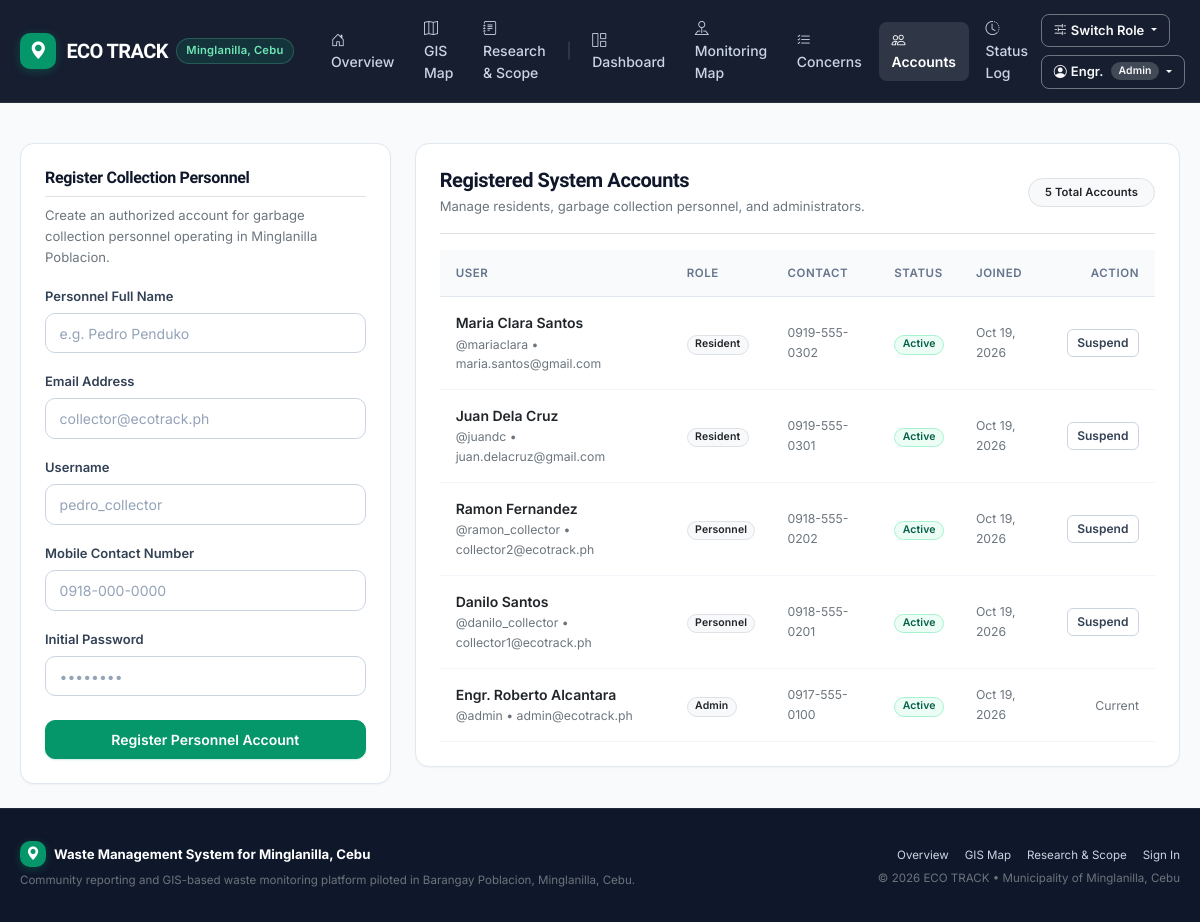
/admin/users (signed in), run on an earlier commit of the app's database.
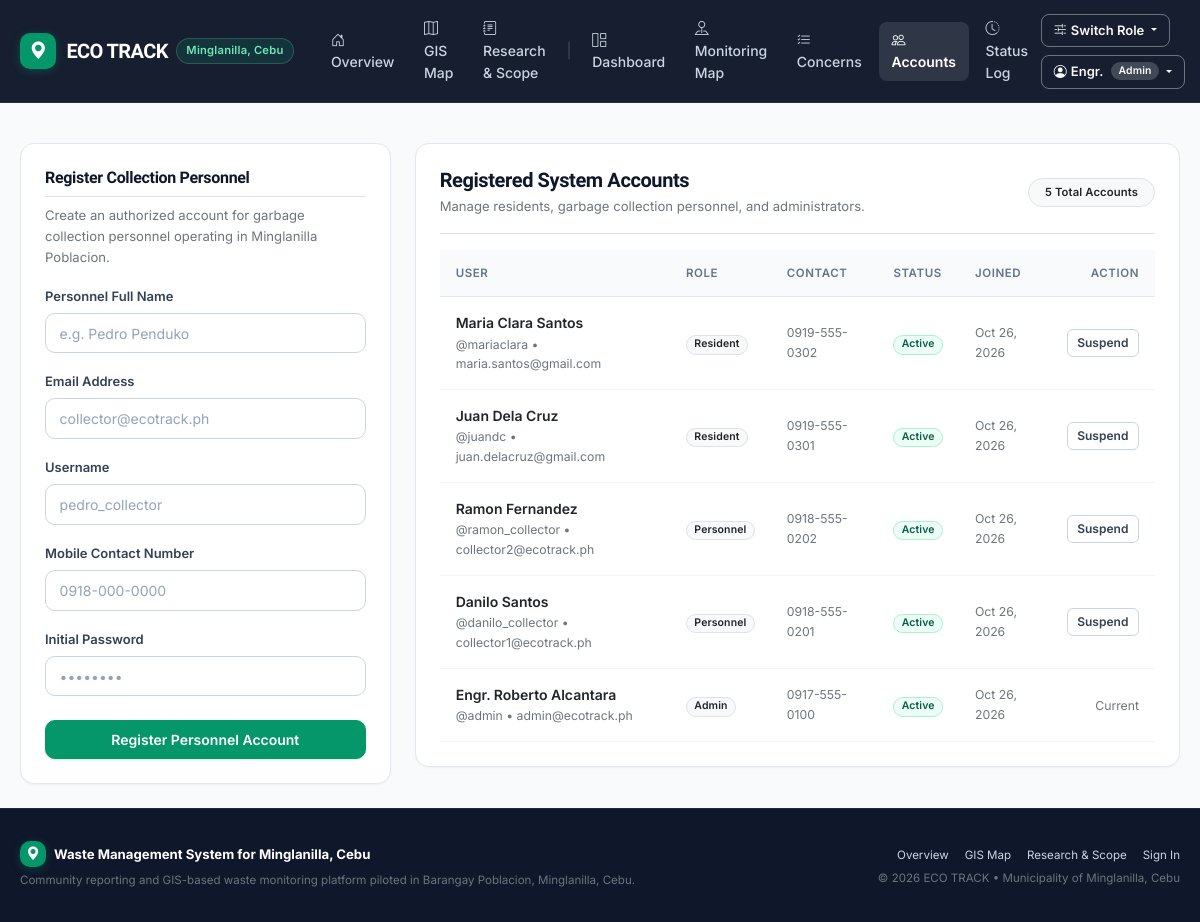
And on a later commit of the database.
### app/models.py (models this page shows, shortened)
class User(UserMixin, db.Model):
    __tablename__ = 'users'
    id = db.Column(db.Integer, primary_key=True)
    full_name = db.Column(db.String(120), nullable=False)
    email = db.Column(db.String(120), unique=True, nullable=False, index=True)
    username = db.Column(db.String(64), unique=True, nullable=False, index=True)
    password_hash = db.Column(db.String(256), nullable=False)
    role = db.Column(db.String(20), nullable=False, default='resident')  # resident, personnel, admin
    phone_number = db.Column(db.String(20), nullable=True)
    account_status = db.Column(db.String(20), nullable=False, default='active')  # active, suspended
    created_at = db.Column(db.DateTime, default=datetime.utcnow)
    reports = db.relationship(
        'WasteReport',
        back_populates='resident',
        cascade='all, delete-orphan',
        foreign_keys='WasteReport.resident_id'
    )
    resolved_reports = db.relationship(
        'WasteReport',
        back_populates='resolved_by',
        foreign_keys='WasteReport.resolved_by_user_id'
    )
    status_updates = db.relationship(
        'ReportStatusHistory',
        back_populates='updated_by',
        foreign_keys='ReportStatusHistory.updated_by_user_id'
    )
    notifications = db.relationship(
        'Notification',
        back_populates='recipient',
        cascade='all, delete-orphan',
        foreign_keys='Notification.recipient_user_id'
    )
    @property
    def is_admin(self):
        return self.role == 'admin'
    @property
    def is_resident(self):
        return self.role == 'resident'

### app/routes/admin.py (the view, shortened to what this page needs)
@admin_bp.route('/users', methods=['GET', 'POST'])
@login_required
@admin_required
def users():
    form = CreatePersonnelForm()
    all_users = User.query.order_by(User.created_at.desc()).all()
    return render_template('admin/users.html', users=all_users, form=form)

### app/templates/admin/users.html (shortened to what this page needs)
{% extends "shared/base.html" %}
{% block content %}
<div class="row g-4">
    <div class="col-lg-4">
        <div class="eco-card p-4">
            <h2 class="h6 fw-bold mb-2 pb-2 border-bottom">
                Register Collection Personnel
            </h2>
            <p class="text-secondary small mb-3">
                Create an authorized account for garbage collection personnel operating in Minglanilla Poblacion.
            </p>
            <form method="POST" action="{{ url_for('admin.users') }}" novalidate>
                <div class="mb-3">
                    <label class="form-label" for="full_name">{{ form.full_name.label.text }}</label>
                    {{ form.full_name(class="form-control" + (" is-invalid" if form.full_name.errors else ""), placeholder="e.g. Pedro Penduko", id="full_name") }}
                </div>
                <div class="mb-3">
                    <label class="form-label" for="email">{{ form.email.label.text }}</label>
                    {{ form.email(class="form-control" + (" is-invalid" if form.email.errors else ""), placeholder="collector@ecotrack.ph", id="email") }}
                </div>
                <div class="mb-3">
                    <label class="form-label" for="username">{{ form.username.label.text }}</label>
                    {{ form.username(class="form-control" + (" is-invalid" if form.username.errors else ""), placeholder="pedro_collector", id="username") }}
                </div>
                <div class="mb-3">
                    <label class="form-label" for="phone_number">{{ form.phone_number.label.text }}</label>
                    {{ form.phone_number(class="form-control" + (" is-invalid" if form.phone_number.errors else ""), placeholder="0918-000-0000", id="phone_number") }}
                </div>
                <div class="mb-4">
                    <label class="form-label" for="password">{{ form.password.label.text }}</label>
                    {{ form.password(class="form-control" + (" is-invalid" if form.password.errors else ""), placeholder="••••••••", id="password") }}
                </div>
                <button type="submit" class="btn btn-brand w-100">
                    Register Personnel Account
                </button>
            </form>
        </div>
    </div>
    <div class="col-lg-8">
        <div class="eco-card p-4">
            <div class="d-flex justify-content-between align-items-center mb-3 pb-3 border-bottom">
                <div>
                    <h1 class="h5 fw-bold mb-1">Registered System Accounts</h1>
                    <div class="text-secondary small">Manage residents, garbage collection personnel, and administrators.</div>
                </div>
                <span class="badge bg-light text-dark border px-3 py-2">{{ users|length }} Total Accounts</span>
            </div>
            <div class="table-responsive">
                <table class="table table-hover align-middle">
                    <thead>
                        <tr>
                            <th>User</th>
                            <th>Role</th>
                            <th>Contact</th>
                            <th>Status</th>
                            <th>Joined</th>
                            <th class="text-end">Action</th>
                        </tr>
                    </thead>
                    <tbody>
                        {% for u in users %}
                        <tr>
                            <td>
                                <div class="fw-semibold text-dark">{{ u.full_name }}</div>
                                <div class="small text-secondary">@{{ u.username }} &bull; {{ u.email }}</div>
                            </td>
                            <td>
                                <span class="badge bg-light text-dark border">
                                    {{ u.role|capitalize }}
                                </span>
                            </td>
                            <td class="small text-secondary">{{ u.phone_number or 'N/A' }}</td>
                            <td>
                                {% if u.account_status == 'active' %}
                                    <span class="badge badge-status-completed">Active</span>
                                {% else %}
                                    <span class="badge badge-status-rejected">Suspended</span>
                                {% endif %}
                            </td>
                            <td class="small text-secondary">{{ u.created_at|format_date }}</td>
                            <td class="text-end">
                                {% if u.id != current_user.id %}
                                    <form method="POST" action="{{ url_for('admin.toggle_user_status', user_id=u.id) }}" class="d-inline">
                                        {% if u.account_status == 'active' %}
                                            <button type="submit" class="btn btn-xs btn-outline-secondary" onclick="return confirm('Suspend this user account?');">
                                                Suspend
                                            </button>
                                        {% else %}
                                            <button type="submit" class="btn btn-xs btn-brand">
                                                Activate
                                            </button>
                                        {% endif %}
                                    </form>
                                {% else %}
                                    <span class="text-secondary small">Current</span>
                                {% endif %}
                            </td>
                        </tr>
                        {% endfor %}
                    </tbody>
                </table>
            </div>
        </div>
    </div>
</div>
{% endblock %}

### app/templates/shared/base.html (shortened to what this page needs)
<!DOCTYPE html>
<html lang="en">
<head>
    <link rel="stylesheet" href="https://cdn.jsdelivr.net/npm/bootstrap@5.3.3/dist/css/bootstrap.min.css">
    <link rel="stylesheet" href="https://cdn.jsdelivr.net/npm/bootstrap-icons@1.11.3/font/bootstrap-icons.min.css">
    <link rel="stylesheet" href="https://unpkg.com/leaflet@1.9.4/dist/leaflet.css"/>
    <link rel="stylesheet" href="{{ url_for('static', filename='css/style.css') }}">
</head>
<body>
    <nav class="navbar navbar-expand-lg navbar-dark navbar-eco sticky-top">
        <div class="container-fluid app-container">
            <a class="navbar-brand navbar-brand-eco me-4" href="{{ url_for('main.index') }}">
                <div class="brand-icon">
                    <i class="bi bi-geo-alt-fill"></i>
                </div>
                <div class="d-flex align-items-center gap-2">
                    <span class="text-white fw-bold fs-5">ECO TRACK</span>
                    <span class="service-area-pill d-none d-sm-inline-block">Minglanilla, Cebu</span>
                </div>
            </a>
            <div class="collapse navbar-collapse" id="navbarMain">
                <ul class="navbar-nav me-auto mb-2 mb-lg-0 align-items-lg-center gap-1">
                    <li class="nav-item">
                        <a class="nav-link {% if request.endpoint == 'main.index' %}active-nav{% endif %}" href="{{ url_for('main.index') }}">
                            <i class="bi bi-house-door me-1"></i>Overview
                        </a>
                    </li>
                    <li class="nav-item">
                        <a class="nav-link" href="{{ url_for('main.index') }}#poblacionMapSection">
                            <i class="bi bi-map me-1"></i>GIS Map
                        </a>
                    </li>
                    <li class="nav-item">
                        <a class="nav-link {% if request.endpoint == 'main.about' %}active-nav{% endif %}" href="{{ url_for('main.about') }}">
                            <i class="bi bi-journal-text me-1"></i>Research &amp; Scope
                        </a>
                    </li>
                    {% if current_user.is_authenticated %}
                        <li class="nav-item d-none d-lg-block mx-1">
                            <span class="text-secondary opacity-50">|</span>
                        </li>
                        {% if current_user.is_resident %}
                            <li class="nav-item">
                                <a class="nav-link {% if request.endpoint == 'resident.dashboard' %}active-nav{% endif %}" href="{{ url_for('resident.dashboard') }}">
                                    <i class="bi bi-grid-1x2 me-1"></i>Dashboard
                                </a>
                            </li>
                            <li class="nav-item">
                                <a class="nav-link {% if request.endpoint in ['resident.my_reports', 'resident.track_report'] %}active-nav{% endif %}" href="{{ url_for('resident.my_reports') }}">
                                    <i class="bi bi-card-list me-1"></i>My Reports
                                </a>
                            </li>
                        {% elif current_user.is_admin %}
                            <li class="nav-item">
                                <a class="nav-link {% if request.endpoint == 'admin.dashboard' %}active-nav{% endif %}" href="{{ url_for('admin.dashboard') }}">
                                    <i class="bi bi-grid-1x2 me-1"></i>Dashboard
                                </a>
                            </li>
                            <li class="nav-item">
                                <a class="nav-link {% if request.endpoint == 'admin.centralized_map' %}active-nav{% endif %}" href="{{ url_for('admin.centralized_map') }}">
                                    <i class="bi bi-pin-map me-1"></i>Monitoring Map
                                </a>
                            </li>
                            <li class="nav-item">
                                <a class="nav-link {% if request.endpoint in ['admin.reports', 'admin.report_detail'] %}active-nav{% endif %}" href="{{ url_for('admin.reports') }}">
                                    <i class="bi bi-list-check me-1"></i>Concerns
                                </a>
                            </li>
                            <li class="nav-item">
                                <a class="nav-link {% if request.endpoint == 'admin.users' %}active-nav{% endif %}" href="{{ url_for('admin.users') }}">
                                    <i class="bi bi-people me-1"></i>Accounts
                                </a>
                            </li>
                            <li class="nav-item">
                                <a class="nav-link {% if request.endpoint == 'admin.audit_log' %}active-nav{% endif %}" href="{{ url_for('admin.audit_log') }}">
                                    <i class="bi bi-clock-history me-1"></i>Status Log
                                </a>
                            </li>
                        {% endif %}
                    {% endif %}
                </ul>
                <div class="d-flex flex-wrap align-items-center gap-2">
                    <div class="dropdown">
                        <button class="btn btn-sm btn-outline-light border-secondary text-light dropdown-toggle" type="button" data-bs-toggle="dropdown" aria-expanded="false">
                            <i class="bi bi-sliders2 me-1"></i>Switch Role
                        </button>
                    </div>
                    {% if current_user.is_authenticated %}
                        <div class="dropdown">
                            <button class="btn btn-sm btn-outline-light border-secondary dropdown-toggle d-flex align-items-center gap-1" type="button" data-bs-toggle="dropdown" aria-expanded="false">
                                <i class="bi bi-person-circle"></i>
                                <span>{{ current_user.full_name.split(' ')[0] }}</span>
                                <span class="badge bg-secondary bg-opacity-50 text-light ms-1" style="font-size: 0.65rem;">{{ current_user.role|capitalize }}</span>
                            </button>
                        </div>
                    {% else %}
                        <a href="{{ url_for('auth.login') }}" class="btn btn-sm btn-outline-light border-secondary px-3">Sign In</a>
                    {% endif %}
                </div>
            </div>
        </div>
    </nav>
    <main class="container-fluid app-container py-4">
        {% block content %}{% endblock %}
    </main>
    <footer class="footer-eco mt-auto">
        <div class="container-fluid app-container">
            <div class="row g-4 align-items-center">
                <div class="col-lg-7 col-md-12">
                    <div class="d-flex align-items-center gap-2 mb-1">
                        <div class="brand-icon" style="width: 26px; height: 26px; font-size: 0.85rem;"><i class="bi bi-geo-alt-fill"></i></div>
                        <span class="text-white fw-bold">Waste Management System for Minglanilla, Cebu</span>
                    </div>
                    <p class="small mb-0 text-secondary">
                        Community reporting and GIS-based waste monitoring platform piloted in Barangay Poblacion, Minglanilla, Cebu.
                    </p>
                </div>
                <div class="col-lg-5 col-md-12 text-lg-end">
                    <div class="d-inline-flex flex-wrap gap-3 small mb-1">
                        <a href="{{ url_for('main.index') }}">Overview</a>
                        <a href="{{ url_for('main.index') }}#poblacionMapSection">GIS Map</a>
                        <a href="{{ url_for('main.about') }}">Research &amp; Scope</a>
                        <a href="{{ url_for('auth.login') }}">Sign In</a>
                    </div>
                    <div class="small text-secondary">
                        &copy; 2026 ECO TRACK &bull; Municipality of Minglanilla, Cebu
                    </div>
                </div>
            </div>
        </div>
    </footer>
</body>
</html>

What changed in the data, as far as the page shows it:
changed User "Engr. Roberto Alcantara": created_at "Oct 19, 2026" → "Oct 26, 2026"
changed User "Maria Clara Santos": created_at "Oct 19, 2026" → "Oct 26, 2026"
changed User "Juan Dela Cruz": created_at "Oct 19, 2026" → "Oct 26, 2026"
changed User "Ramon Fernandez": created_at "Oct 19, 2026" → "Oct 26, 2026"
changed User "Danilo Santos": created_at "Oct 19, 2026" → "Oct 26, 2026"
